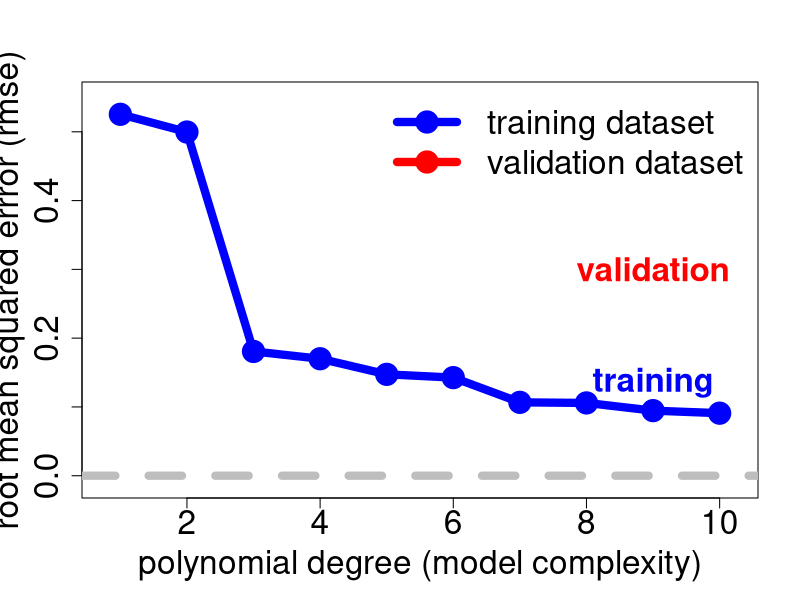

The R source for this figure:
#-----------------------------------------------------------------------------#
# Title:    Scripts to produce plots for Practical Issues presentation
# Author:   John Joseph Valletta
# Date:     05/03/2015     
#-----------------------------------------------------------------------------#

#-----------------------------------------------------------------------------#
# Preamble
#-----------------------------------------------------------------------------#
rm(list = setdiff(ls(), lsf.str())) # Remove all objects except functions (lsf.str() would remove only functions)

#-----------------------------------------------------------------------------#
# Overfit/underfit
#-----------------------------------------------------------------------------#
set.seed(10)
# Training set
xTrain <- seq(from=-pi, to=pi, by=0.5)
yTrain <- sin(xTrain)
yTrain <- yTrain + rnorm(length(yTrain), mean=0, sd=0.3)
# Validation set
xVal <- runif(n=length(xTrain), min=-pi, max=pi)
xVal <- data.frame(x=xVal)
yVal <- sin(xVal)
yVal <- yVal + rnorm(length(yVal), mean=0, sd=0.3)
# Testing set
xSeq <- seq(from=-pi, to=pi, by=0.01) # test set
xTest <- data.frame(x=xSeq)
df <- data.frame(x=xTrain, y=yTrain)
# Compute RMSE for train and val dataset
rmseTrain <- rep(NA, 10)
rmseVal <- rep(NA, 10)
for (i in seq(10)) {
    fit <- lm(y ~ poly(x, i), data=df)   
    rmseTrain[i] <- sqrt(mean((df$y - fitted(fit))^2))
    rmseVal[i] <- sqrt(mean((yVal - predict(fit, newdata=xVal))^2))
}
pdf(file="trainvsval.pdf", paper="a4r")
lwd <- 8
kSize <- 2
plot(rmseTrain, type="o", pch=1, col="blue", lwd=lwd, xlim=c(0.8,10.2), ylim=c(-0.01,0.55),
     xlab="polynomial degree (model complexity)", ylab="root mean squared errror (rmse)",
     cex.lab=kSize, cex.axis=kSize, cex.main=kSize, cex.sub=kSize, cex=kSize)
points(rmseVal, type="o", pch=1, col="red", lwd=lwd, cex=kSize)
abline(h=0, col="grey", lwd=lwd, lty=2, cex=kSize)
text(9, 0.135, "training", col="blue", cex=kSize, font=2)
text(9, 0.3, "validation", col="red", cex=kSize, font=2)
legend("topright", c("training dataset", "validation dataset"), bty="n",
       col=c("blue", "red"), pch=1, lwd=lwd, lty=1, cex=kSize)
dev.off()
